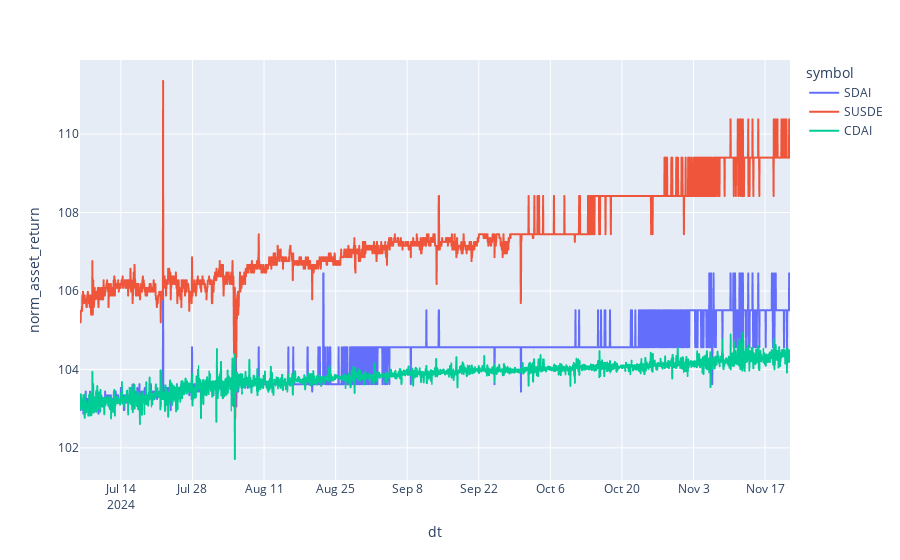

The cell this chart's notebook holds for it:
### Code cell
fig.show()

### Figure 1 — Plotly figure (JSON) as saved in the notebook; plotly's stock layout.template omitted (floating-point values rounded to 4 significant figures; data arrays with more than 128 entries replaced by an {"elided": "..."} marker saying what was removed)
{"data": [{"hovertemplate": "symbol=SDAI<br>dt=%{x}<br>norm_asset_return=%{y}<extra></extra>", "legendgroup": "SDAI", "line": {"color": "#636efa", "dash": "solid"}, "marker": {"symbol": "circle"}, "mode": "lines", "name": "SDAI", "showlegend": true, "type": "scattergl", "x": {"elided": "3334 str values"}, "xaxis": "x", "y": {"elided": "3334 float values"}, "yaxis": "y"}, {"hovertemplate": "symbol=SUSDE<br>dt=%{x}<br>norm_asset_return=%{y}<extra></extra>", "legendgroup": "SUSDE", "line": {"color": "#EF553B", "dash": "solid"}, "marker": {"symbol": "circle"}, "mode": "lines", "name": "SUSDE", "showlegend": true, "type": "scattergl", "x": {"elided": "3333 str values"}, "xaxis": "x", "y": {"elided": "3333 float values"}, "yaxis": "y"}, {"hovertemplate": "symbol=CDAI<br>dt=%{x}<br>norm_asset_return=%{y}<extra></extra>", "legendgroup": "CDAI", "line": {"color": "#00cc96", "dash": "solid"}, "marker": {"symbol": "circle"}, "mode": "lines", "name": "CDAI", "showlegend": true, "type": "scattergl", "x": {"elided": "3333 str values"}, "xaxis": "x", "y": {"elided": "3333 float values"}, "yaxis": "y"}], "layout": {"legend": {"title": {"text": "symbol"}, "tracegroupgap": 0}, "margin": {"t": 60}, "xaxis": {"anchor": "y", "domain": [0, 1], "title": {"text": "dt"}}, "yaxis": {"anchor": "x", "domain": [0, 1], "title": {"text": "norm_asset_return"}}}}
